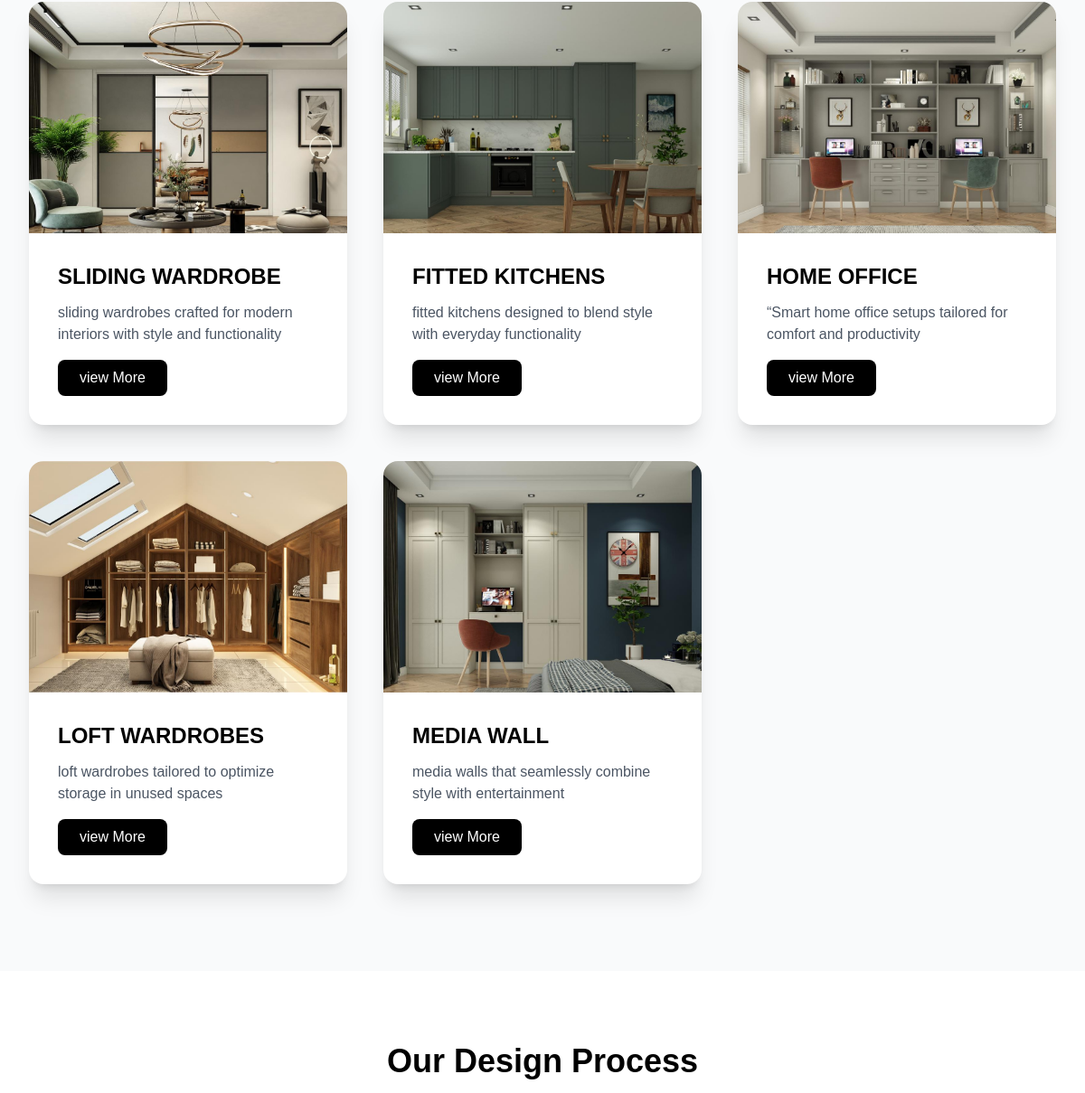
The page /service/ (middle part) on the database as committed earlier.
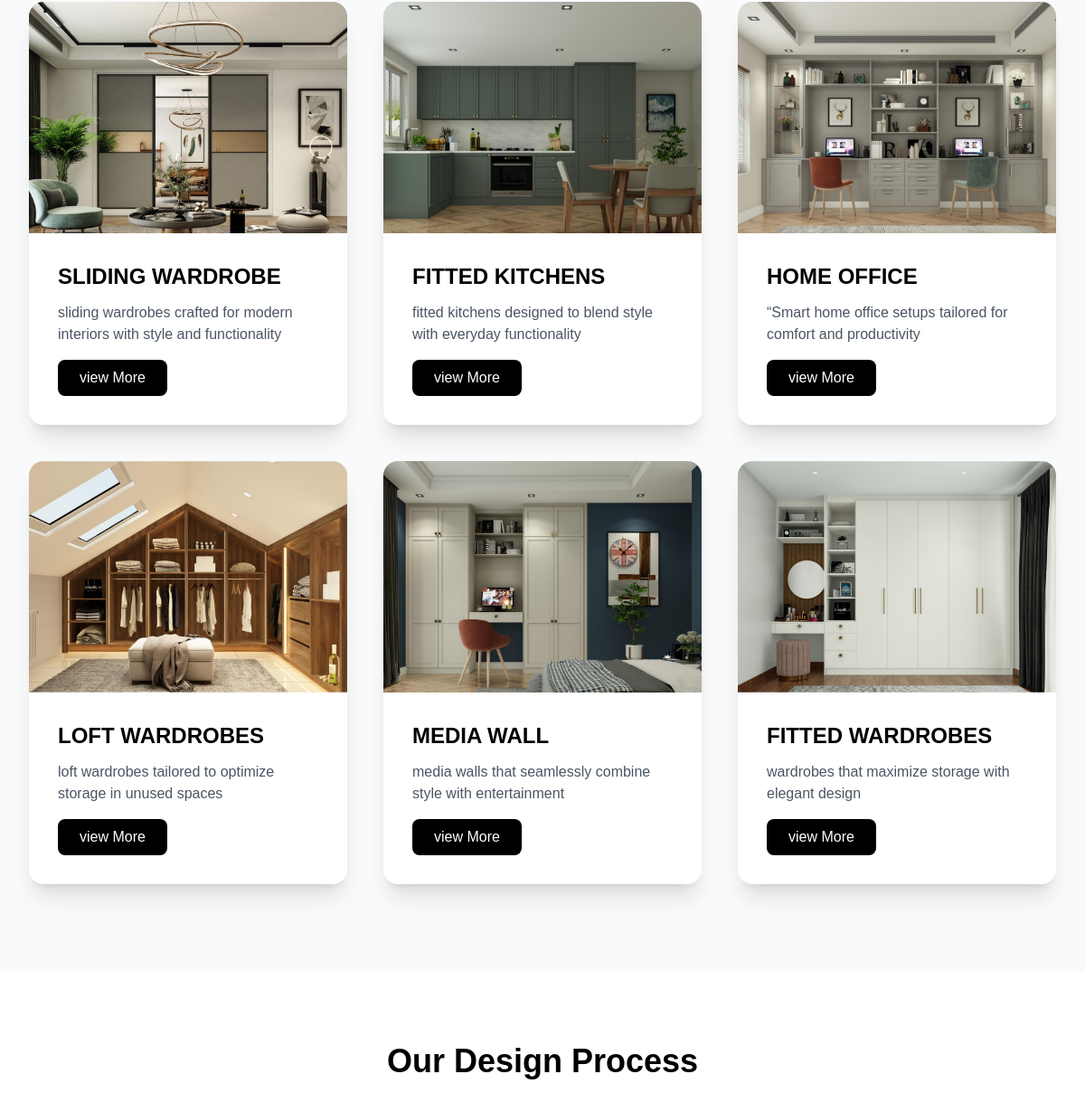
The same page on the database as committed later.
### app/models.py (models this page shows)
class Services(models.Model):
    image=models.ImageField(upload_to="services/")
    title=models.CharField(max_length=200)
    description=models.TextField()

### app/views.py (the view)
# urls.py: path('service/',views.Service,name='service'),
def Service(request):
    Service=Services.objects.all()
    return render(request,'services.html',{"services":Service})

### app/templates/services.html (shortened to what this page needs)
{% extends 'base.html' %}
{% load static %}
{% block content %}
<section class="py-24 bg-gray-50">
  <div class="max-w-7xl mx-auto px-4 sm:px-6 lg:px-8">
    <div class="grid md:grid-cols-3 gap-10">
       {% for s in services%}
      <div class="group relative overflow-hidden rounded-2xl shadow-xl bg-white" data-aos="fade-up"
        data-aos-delay="100">
        <img src="{{s.image.url}}" alt="Services"
          class="w-full h-64 object-cover transform group-hover:scale-105 transition duration-500">
        <div class="p-8">
          <h3 class="text-2xl font-bold text-black mb-3 uppercase">{{s.title}}</h3>
          <p class="text-gray-600 mb-4">{{s.description}}</p>
          <a href="{% url 'project' %}"
            class="inline-block bg-black text-white px-6 py-2 rounded-lg hover:bg-gray-800 transition duration-300">view
            More</a>
        </div>
      </div>
      {% endfor %}
    </div>
  </div>
</section>
<section class="py-20 bg-white">
  <div class="max-w-7xl mx-auto px-4 sm:px-6 lg:px-8">
    <div class="text-center mb-16">
      <h2 class="text-4xl font-bold text-black mb-4" data-aos="fade-up">Our Design Process</h2>
    </div>
  </div>
</section>
{% endblock %}

Rows that differ between the two databases and show on the page:
added Services: image (picture), title "FITTED WARDROBES", description "wardrobes that maximize storage with elegant design"
